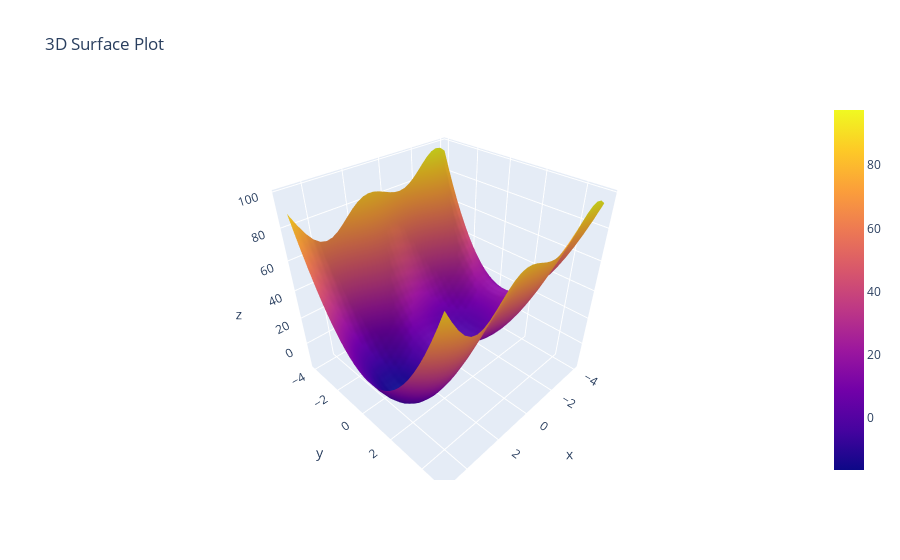

The cell this chart's notebook holds for it:
### Code cell
x = np.outer(np.linspace(-4, 5, 30), np.ones(30))
y = x.copy().T # transpose
z = 5*(x*np.cos(x)) + (2*y-1)**2
surface = go.Surface(x = x, y = y, z = z)
data = [surface]
layout = go.Layout(title = '3D Surface Plot')
fig = go.Figure(data = data, layout=layout)
fig.show()

### Figure 1 — Plotly figure (JSON) as saved in the notebook; plotly's stock layout.template omitted (floating-point values rounded to 4 significant figures; data arrays with more than 128 entries replaced by an {"elided": "..."} marker saying what was removed)
{"data": [{"type": "surface", "x": {"elided": "30x30 float values"}, "y": {"elided": "30x30 float values"}, "z": {"elided": "30x30 float values"}}], "layout": {"title": {"text": "3D Surface Plot"}}}
